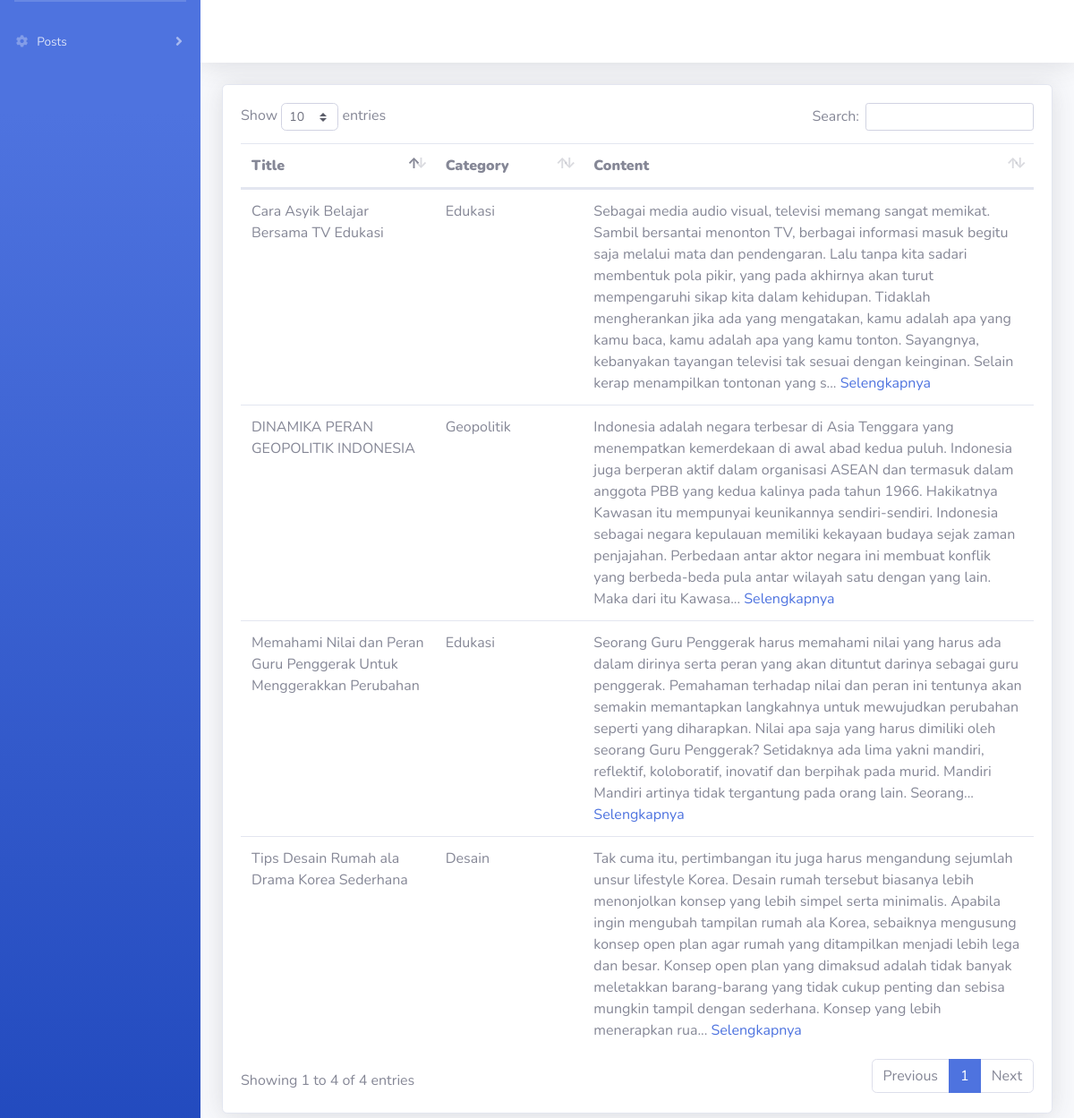
/index.php/c_article/preview_publish, run on the app's committed database.
### tables this page shows
CREATE TABLE `posts` (
  `Id` int(11) NOT NULL,
  `Title` varchar(200) NOT NULL,
  `Content` text NOT NULL,
  `Category` varchar(100) NOT NULL,
  `Created_Date` timestamp NOT NULL DEFAULT current_timestamp() ON UPDATE current_timestamp(),
  `Updated_Date` timestamp NOT NULL DEFAULT '0000-00-00 00:00:00',
  `Status` varchar(100) NOT NULL
);

### application/controllers/C_article.php (called while the page is built, shortened)
<?php
class C_article extends CI_Controller {
	public function __construct()
    {
	$this->load->model('M_article');
	$this->bar['count_publish'] = $this->M_article->count_publish();
	$this->bar['count_draft'] = $this->M_article->count_draft();
	$this->bar['count_trash'] = $this->M_article->count_trash();
    }
	public function preview_publish()
	{
		$this->bar['data_publish']= $this->M_article->getAllData_publish();
		$this->load->view('header');
		$this->load->view('v_preview_publish',$this->bar);
		$this->load->view('footer');
	}
}

### index.php (called while the page is built, shortened)
<?php
require_once BASEPATH.'core/CodeIgniter.php';

### application/models/M_article.php (called while the page is built, shortened)
<?php
class M_article extends CI_Model {
	function getAllData_publish()
    {
		$this->db->where('Status', 'Publish');
        $this->db->order_by('id','DESC');
        $query=$this->db->get('posts');
        return $query->result();
    }
	function count_publish()
    {
		$this->db->like('Status', 'Publish');
		$this->db->from('posts');
		$count=$this->db->count_all_results();
		return $count;
    }
	function count_draft()
    {
		$this->db->like('Status', 'Draft');
		$this->db->from('posts');
		$count=$this->db->count_all_results();
		return $count;
    }
	function count_trash()
    {
		$this->db->like('Status', 'Trash');
		$this->db->from('posts');
		$count=$this->db->count_all_results();
		return $count;
    }
}

### application/views/v_preview_publish.php (the view)
                <div class="container-fluid">
                    <div class="card shadow mb-4">
                        <div class="card-body">
                            <div class="table-responsive">
                                <table class="table " id="dataTable" width="100%" cellspacing="0">
                                    <thead>
                                    <th width=300px><b>
                       Title</b>
                      </th>
                      <th width=200px><b>
                       Category</b>
                      </th>
                      <th width=1000px><b>
                       Content</b>
                      </th>
                                    </thead>
                                    <tbody>
                                    <?php
foreach ($data_publish as $dat) {?>
   <tr class='info'>
<td><?=  $dat->Title; ?></td>
<td><?=  $dat->Category; ?></td>
<td><?= $content=substr($dat->Content,0,500);?>... <a href="<?= site_url('c_article/detail_posts/');?><?= $dat->Id;?>">Selengkapnya</a></td>
    </tr>
<?php
} ?>
                                    </tbody>
                                </table>
                            </div>
                        </div>
                    </div>
                </div>
                </div>
                    </div>
                </div>

### application/views/header.php (shortened to what this page needs)
<!DOCTYPE html>
<html lang="en">
<head>
    <link href="<?= base_url('assets/vendor/fontawesome-free/css/all.min.css');?>" rel="stylesheet" type="text/css">
    <link href="<?= base_url('assets/css/sb-admin-2.min.css');?>" rel="stylesheet">
    <link href="<?= base_url('assets/vendor/datatables/dataTables.bootstrap4.min.css');?>" rel="stylesheet">
</head>
<body id="page-top">
    <div id="wrapper">
        <ul class="navbar-nav bg-gradient-primary sidebar sidebar-dark accordion" id="accordionSidebar">
            <li class="nav-item">
                <a class="nav-link collapsed" href="#" data-toggle="collapse" data-target="#collapseTwo"
                    aria-expanded="true" aria-controls="collapseTwo">
                    <i class="fas fa-fw fa-cog"></i>
                    <span>Posts</span>
                </a>
            </li>
        </ul>
        <div id="content-wrapper" class="d-flex flex-column">
            <div id="content">
                <nav class="navbar navbar-expand navbar-light bg-white topbar mb-4 static-top shadow">
                </nav>

### application/views/footer.php (shortened to what this page needs)
</body>
</html>

### data on the page
posts: Title "DINAMIKA PERAN GEOPOLITIK INDONESIA", Category "Geopolitik", Content "Indonesia adalah negara terbesar di Asia Tenggara yang menempatkan kemerdekaan di awal abad kedua puluh. Indonesia juga berperan aktif dalam organisasi ASEAN dan termasuk dalam anggota PBB yang kedua kalinya pada tahun 1966. Hakikatnya Kawasan itu mempunyai keunikannya sendiri-sendiri. Indonesia sebagai negara kepulauan memiliki kekayaan budaya sejak zaman penjajahan. Perbedaan antar aktor negara ini membuat konflik yang berbeda-beda pula antar wilayah satu dengan yang lain. Maka dari itu Kawasa"
posts: Title "Tips Desain Rumah ala Drama Korea Sederhana", Category "Desain", Content "Tak cuma itu, pertimbangan itu juga harus mengandung sejumlah unsur lifestyle Korea. Desain rumah tersebut biasanya lebih menonjolkan konsep yang lebih simpel serta minimalis. Apabila ingin mengubah tampilan rumah ala Korea, sebaiknya mengusung konsep open plan agar rumah yang ditampilkan menjadi lebih lega dan besar. Konsep open plan yang dimaksud adalah tidak banyak meletakkan barang-barang yang tidak cukup penting dan sebisa mungkin tampil dengan sederhana. Konsep yang lebih menerapkan rua"
posts: Title "Cara Asyik Belajar Bersama TV Edukasi", Category "Edukasi", Content "Sebagai media audio visual, televisi memang sangat memikat. Sambil bersantai menonton TV, berbagai informasi masuk begitu saja melalui mata dan pendengaran. Lalu tanpa kita sadari membentuk pola pikir, yang pada akhirnya akan turut mempengaruhi sikap kita dalam kehidupan. Tidaklah mengherankan jika ada yang mengatakan, kamu adalah apa yang kamu baca, kamu adalah apa yang kamu tonton. Sayangnya, kebanyakan tayangan televisi tak sesuai dengan keinginan. Selain kerap menampilkan tontonan yang s"
posts: Title "Memahami Nilai dan Peran Guru Penggerak Untuk Menggerakkan Perubahan", Category "Edukasi", Content "Seorang Guru Penggerak harus memahami nilai yang harus ada dalam dirinya serta peran yang akan dituntut darinya sebagai guru penggerak. Pemahaman terhadap nilai dan peran ini tentunya akan semakin memantapkan langkahnya untuk mewujudkan perubahan seperti yang diharapkan. Nilai apa saja yang harus dimiliki oleh seorang Guru Penggerak? Setidaknya ada lima yakni mandiri, reflektif, koloboratif, inovatif dan berpihak pada murid. Mandiri Mandiri artinya tidak tergantung pada orang lain. Seorang"
